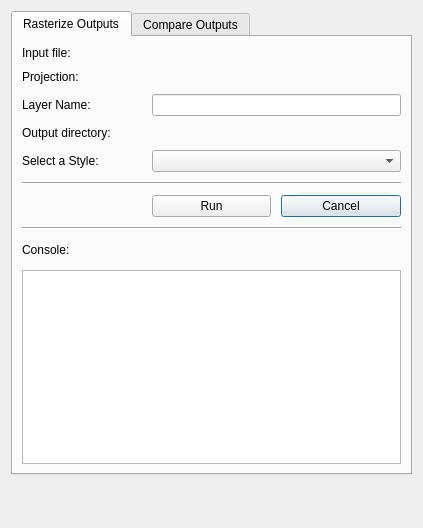
<?xml version="1.0" encoding="UTF-8"?>
<ui version="4.0">
 <class>RasterizorDialogBase</class>
 <widget class="QDialog" name="RasterizorDialogBase">
  <property name="geometry">
   <rect>
    <x>0</x>
    <y>0</y>
    <width>423</width>
    <height>528</height>
   </rect>
  </property>
  <property name="windowTitle">
   <string>FLO-2D Rasterizor</string>
  </property>
  <layout class="QGridLayout" name="gridLayout_2">
   <item row="1" column="0">
    <spacer name="verticalSpacer">
     <property name="orientation">
      <enum>Qt::Vertical</enum>
     </property>
     <property name="sizeHint" stdset="0">
      <size>
       <width>20</width>
       <height>1</height>
      </size>
     </property>
    </spacer>
   </item>
   <item row="0" column="0">
    <widget class="QTabWidget" name="tabWidget">
     <property name="currentIndex">
      <number>0</number>
     </property>
     <widget class="QWidget" name="tab">
      <attribute name="title">
       <string>Rasterize Outputs</string>
      </attribute>
      <layout class="QGridLayout" name="gridLayout_3">
       <item row="0" column="0">
        <layout class="QGridLayout" name="gridLayout">
         <property name="sizeConstraint">
          <enum>QLayout::SetDefaultConstraint</enum>
         </property>
         <property name="spacing">
          <number>10</number>
         </property>
         <item row="4" column="0">
          <widget class="QLabel" name="label_2">
           <property name="toolTip">
            <string>Select a map style.</string>
           </property>
           <property name="text">
            <string>Select a Style:</string>
           </property>
          </widget>
         </item>
         <item row="1" column="0">
          <widget class="QLabel" name="projectionLabel">
           <property name="text">
            <string>Projection:</string>
           </property>
          </widget>
         </item>
         <item row="5" column="0" colspan="3">
          <widget class="Line" name="line_2">
           <property name="orientation">
            <enum>Qt::Horizontal</enum>
           </property>
          </widget>
         </item>
         <item row="3" column="0">
          <widget class="QLabel" name="outputDirectory">
           <property name="toolTip">
            <string>Location of the output raster file.</string>
           </property>
           <property name="text">
            <string>Output directory:</string>
           </property>
          </widget>
         </item>
         <item row="9" column="0" colspan="3">
          <widget class="QPlainTextEdit" name="plainTextEdit">
           <property name="toolTip">
            <string>Progress messages.</string>
           </property>
          </widget>
         </item>
         <item row="4" column="1" colspan="2">
          <widget class="QComboBox" name="style_cbo">
           <property name="toolTip">
            <string>Select a map style.</string>
           </property>
          </widget>
         </item>
         <item row="3" column="1" colspan="2">
          <widget class="QgsFileWidget" name="outputFile">
           <property name="toolTip">
            <string>Select a directory to save the file.</string>
           </property>
           <property name="storageMode">
            <enum>QgsFileWidget::GetDirectory</enum>
           </property>
          </widget>
         </item>
         <item row="1" column="1" colspan="2">
          <widget class="QgsProjectionSelectionWidget" name="crsselector">
           <property name="toolTip">
            <string>Select the project coordinate system.</string>
           </property>
          </widget>
         </item>
         <item row="2" column="0">
          <widget class="QLabel" name="label">
           <property name="toolTip">
            <string>Layer name.</string>
           </property>
           <property name="text">
            <string>Layer Name:</string>
           </property>
          </widget>
         </item>
         <item row="6" column="2">
          <widget class="QPushButton" name="cancelButton">
           <property name="text">
            <string>Cancel</string>
           </property>
          </widget>
         </item>
         <item row="8" column="0">
          <widget class="QLabel" name="consoleLabel">
           <property name="text">
            <string>Console:</string>
           </property>
          </widget>
         </item>
         <item row="0" column="1" colspan="2">
          <widget class="QgsFileWidget" name="readfile">
           <property name="toolTip">
            <string>Load a *.out file with ge, x, y, var data.</string>
           </property>
          </widget>
         </item>
         <item row="0" column="0">
          <widget class="QLabel" name="inputLabel">
           <property name="text">
            <string>Input file:</string>
           </property>
          </widget>
         </item>
         <item row="2" column="1" colspan="2">
          <widget class="QLineEdit" name="lineEdit_layerName">
           <property name="toolTip">
            <string>Name the layer if different from filename.</string>
           </property>
          </widget>
         </item>
         <item row="6" column="1">
          <widget class="QPushButton" name="runButton">
           <property name="toolTip">
            <string>Create a raster.</string>
           </property>
           <property name="text">
            <string>Run</string>
           </property>
          </widget>
         </item>
         <item row="8" column="1" colspan="2">
          <spacer name="horizontalSpacer">
           <property name="orientation">
            <enum>Qt::Horizontal</enum>
           </property>
           <property name="sizeHint" stdset="0">
            <size>
             <width>40</width>
             <height>20</height>
            </size>
           </property>
          </spacer>
         </item>
         <item row="7" column="0" colspan="3">
          <widget class="Line" name="line_3">
           <property name="orientation">
            <enum>Qt::Horizontal</enum>
           </property>
          </widget>
         </item>
        </layout>
       </item>
      </layout>
     </widget>
     <widget class="QWidget" name="tab_2">
      <attribute name="title">
       <string>Compare Outputs</string>
      </attribute>
      <layout class="QGridLayout" name="gridLayout_5">
       <item row="0" column="0">
        <layout class="QGridLayout" name="gridLayout_4">
         <item row="5" column="1" colspan="3">
          <widget class="QLineEdit" name="lineEdit_layerName_2"/>
         </item>
         <item row="10" column="0">
          <widget class="QLabel" name="label_9">
           <property name="text">
            <string>Console:</string>
           </property>
          </widget>
         </item>
         <item row="10" column="1" colspan="3">
          <spacer name="horizontalSpacer_3">
           <property name="orientation">
            <enum>Qt::Horizontal</enum>
           </property>
           <property name="sizeHint" stdset="0">
            <size>
             <width>40</width>
             <height>20</height>
            </size>
           </property>
          </spacer>
         </item>
         <item row="6" column="1" colspan="3">
          <widget class="QgsFileWidget" name="outputFile_2">
           <property name="storageMode">
            <enum>QgsFileWidget::GetDirectory</enum>
           </property>
          </widget>
         </item>
         <item row="2" column="0" rowspan="2">
          <widget class="QLabel" name="label_4">
           <property name="text">
            <string>Input File 2:</string>
           </property>
          </widget>
         </item>
         <item row="9" column="0" colspan="4">
          <widget class="Line" name="line_4">
           <property name="orientation">
            <enum>Qt::Horizontal</enum>
           </property>
          </widget>
         </item>
         <item row="0" column="1" colspan="3">
          <widget class="QgsMapLayerComboBox" name="readFile_1">
           <property name="enabled">
            <bool>true</bool>
           </property>
          </widget>
         </item>
         <item row="4" column="1" colspan="3">
          <widget class="QgsProjectionSelectionWidget" name="crsselector_2"/>
         </item>
         <item row="2" column="1" colspan="3">
          <widget class="QgsMapLayerComboBox" name="readFile_2">
           <property name="enabled">
            <bool>true</bool>
           </property>
          </widget>
         </item>
         <item row="6" column="0">
          <widget class="QLabel" name="label_7">
           <property name="text">
            <string>Output Directory:</string>
           </property>
          </widget>
         </item>
         <item row="7" column="0" colspan="4">
          <widget class="Line" name="line">
           <property name="orientation">
            <enum>Qt::Horizontal</enum>
           </property>
          </widget>
         </item>
         <item row="8" column="3">
          <widget class="QPushButton" name="cancelButton_2">
           <property name="text">
            <string>Cancel</string>
           </property>
          </widget>
         </item>
         <item row="5" column="0">
          <widget class="QLabel" name="label_5">
           <property name="text">
            <string>Layer Name:</string>
           </property>
          </widget>
         </item>
         <item row="11" column="0" colspan="4">
          <widget class="QPlainTextEdit" name="plainTextEdit_2"/>
         </item>
         <item row="0" column="0" rowspan="2">
          <widget class="QLabel" name="label_3">
           <property name="text">
            <string>Input File 1:</string>
           </property>
          </widget>
         </item>
         <item row="4" column="0">
          <widget class="QLabel" name="label_6">
           <property name="text">
            <string>Projection:</string>
           </property>
          </widget>
         </item>
         <item row="8" column="1" colspan="2">
          <widget class="QPushButton" name="runButton_2">
           <property name="text">
            <string>Run</string>
           </property>
          </widget>
         </item>
        </layout>
       </item>
      </layout>
     </widget>
    </widget>
   </item>
  </layout>
 </widget>
 <customwidgets>
  <customwidget>
   <class>QgsFileWidget</class>
   <extends>QWidget</extends>
   <header>qgsfilewidget.h</header>
  </customwidget>
  <customwidget>
   <class>QgsMapLayerComboBox</class>
   <extends>QComboBox</extends>
   <header>qgsmaplayercombobox.h</header>
  </customwidget>
  <customwidget>
   <class>QgsProjectionSelectionWidget</class>
   <extends>QWidget</extends>
   <header>qgsprojectionselectionwidget.h</header>
  </customwidget>
 </customwidgets>
 <tabstops>
  <tabstop>crsselector</tabstop>
  <tabstop>lineEdit_layerName</tabstop>
  <tabstop>style_cbo</tabstop>
  <tabstop>runButton</tabstop>
  <tabstop>cancelButton</tabstop>
  <tabstop>plainTextEdit</tabstop>
 </tabstops>
 <resources/>
 <connections/>
</ui>
